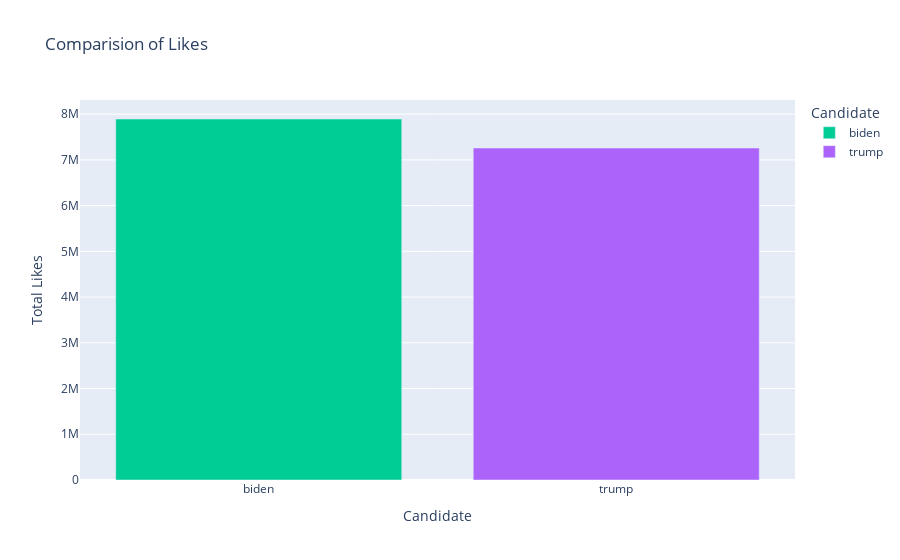

Notebook cell for this chart:
### Code cell
fig = px.bar(likes_comparision, x= 'candidate', y='likes', color= 'candidate',
             color_discrete_map = {'Trump':'blue', 'Biden': 'Green'},
             labels = {'candidate': 'Candidate', 'likes': 'Total Likes'},
             title='Comparision of Likes')
fig

### Figure 1 — Plotly figure (JSON) as saved in the notebook; plotly's stock layout.template omitted (floating-point values rounded to 4 significant figures)
{"data": [{"alignmentgroup": "True", "hovertemplate": "Candidate=%{x}<br>Total Likes=%{y}<extra></extra>", "legendgroup": "biden", "marker": {"color": "#00cc96", "pattern": {"shape": ""}}, "name": "biden", "offsetgroup": "biden", "orientation": "v", "showlegend": true, "textposition": "auto", "type": "bar", "x": ["biden"], "xaxis": "x", "y": [7894066], "yaxis": "y"}, {"alignmentgroup": "True", "hovertemplate": "Candidate=%{x}<br>Total Likes=%{y}<extra></extra>", "legendgroup": "trump", "marker": {"color": "#ab63fa", "pattern": {"shape": ""}}, "name": "trump", "offsetgroup": "trump", "orientation": "v", "showlegend": true, "textposition": "auto", "type": "bar", "x": ["trump"], "xaxis": "x", "y": [7259572], "yaxis": "y"}], "layout": {"barmode": "relative", "legend": {"title": {"text": "Candidate"}, "tracegroupgap": 0}, "title": {"text": "Comparision of Likes"}, "xaxis": {"anchor": "y", "categoryarray": ["biden", "trump"], "categoryorder": "array", "domain": [0, 1], "title": {"text": "Candidate"}}, "yaxis": {"anchor": "x", "domain": [0, 1], "title": {"text": "Total Likes"}}}}
